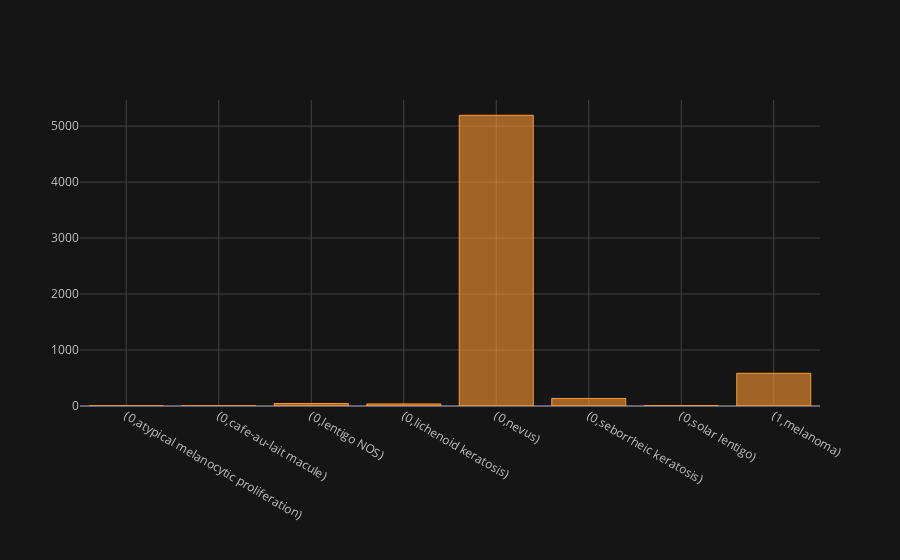

Notebook cell for this chart:
### Code cell
train.groupby(['target','diagnosis'])['benign_malignant'].count().iplot(kind = 'bar')

### Figure 1 — Plotly figure (JSON) as saved in the notebook; plotly's stock layout.template omitted (floating-point values rounded to 4 significant figures)
{"data": [{"marker": {"color": "rgba(255, 153, 51, 0.6)", "line": {"color": "rgba(255, 153, 51, 1.0)", "width": 1}}, "name": "benign_malignant", "orientation": "v", "text": "", "type": "bar", "x": ["(0,atypical melanocytic proliferation)", "(0,cafe-au-lait macule)", "(0,lentigo NOS)", "(0,lichenoid keratosis)", "(0,nevus)", "(0,seborrheic keratosis)", "(0,solar lentigo)", "(1,melanoma)"], "y": [1, 1, 44, 37, 5193, 135, 7, 584]}], "layout": {"legend": {"bgcolor": "#151516", "font": {"color": "#D9D9D9"}}, "paper_bgcolor": "#151516", "plot_bgcolor": "#151516", "title": {"font": {"color": "#D9D9D9"}}, "xaxis": {"gridcolor": "#434343", "showgrid": true, "tickfont": {"color": "#C2C2C2"}, "title": {"font": {"color": "#D9D9D9"}, "text": ""}, "zerolinecolor": "#666570"}, "yaxis": {"gridcolor": "#434343", "showgrid": true, "tickfont": {"color": "#C2C2C2"}, "title": {"font": {"color": "#D9D9D9"}, "text": ""}, "zerolinecolor": "#666570"}}}
